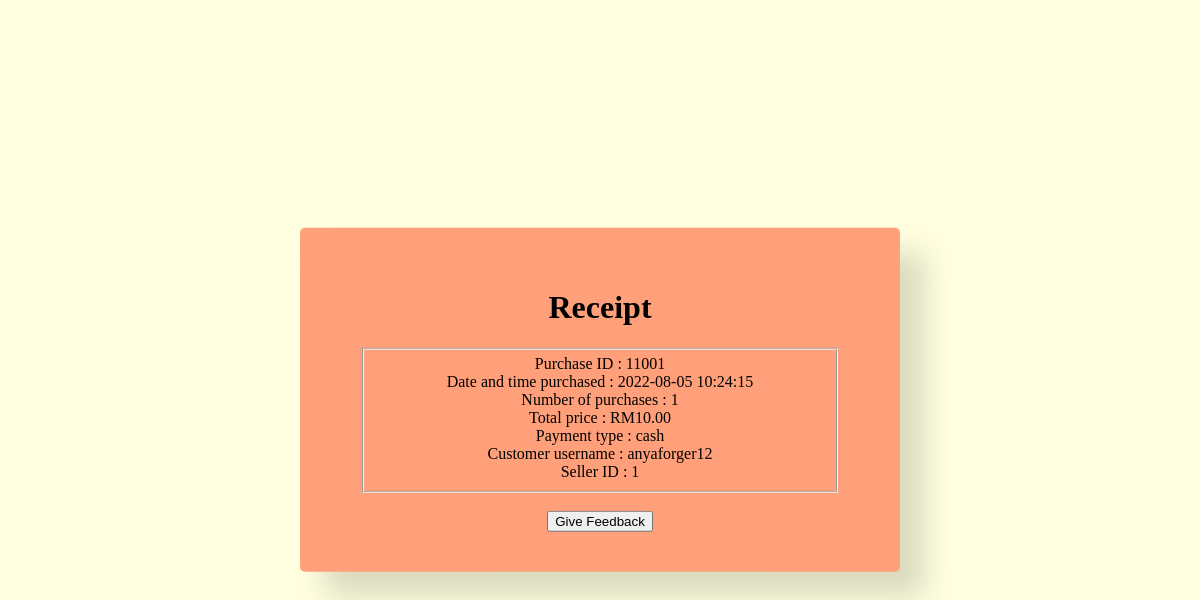
The page /display_receipt.php (signed in) on the database its author committed.
### tables this page shows
CREATE TABLE `purchase` (
  `Purchase_ID` int(6) NOT NULL,
  `DateTime_purchase` datetime NOT NULL,
  `No_purchase` int(15) NOT NULL,
  `Total_price` decimal(10,2) NOT NULL,
  `Discount` int(5) NOT NULL,
  `Pay_type` text NOT NULL,
  `Cust_username` varchar(20) NOT NULL,
  `Seller_ID` int(15) NOT NULL
);

### display_receipt.php (the view, shortened to what this page needs)
<?php session_start();
  include 'conn.php';?>
<!DOCTYPE html>
<html>
<head>
</head>
<body style="text-align:center">
	<div class="container">
	<h1> Receipt </h1>
<?php
if($_SESSION["Cust_username"]){?>
<?php
$result = mysqli_query($conn, "select * from purchase where Purchase_ID");
$row = mysqli_fetch_row($result);
	echo "<fieldset>";
	echo "Purchase ID : $row[0]<br>";
	echo "Date and time purchased : $row[1]<br>";
	echo "Number of purchases : $row[2]<br>";
	echo "Total price : RM$row[3]<br>";
	echo "Payment type : $row[5]<br>";
	echo "Customer username : $row[6]<br>";
	echo "Seller ID : $row[7]<br>";
	echo "</fieldset><br>";
}?>
<button onclick= "document.location= 'feedback.php'">Give Feedback</button>
</body>
</html>

### display_receipt.php (style rules this page uses)
body { background-image:url(image/booksbg.jpg); background-color: lightYellow; }
.container { background-color: LightSalmon; padding: 40px 60px; width: 40%; min-width: 200px; position: absolute; transform: translate(-50%,-50%); top: 50%; left: 50%; border-radius: 5px; font-family: 'Garamond',serif; box-shadow: 25px 25px 30px rgba(0,0,0,0.15); }

### rows shown on the page
purchase: Purchase_ID "11001", DateTime_purchase "2022-08-05 10:24:15", No_purchase "1", Total_price "10.00", Pay_type "cash", Cust_username "anyaforger12", Seller_ID "1"
